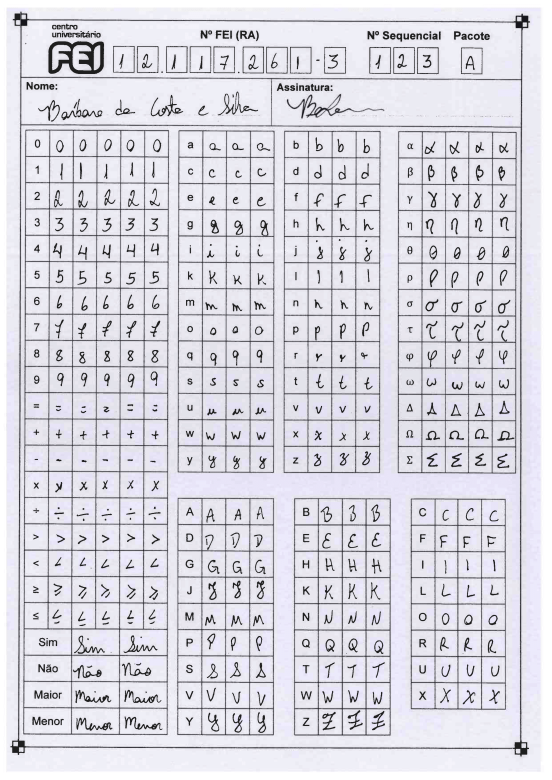
#> input picture database_files/exams/Atividades_Primeira_coleta_dados/Atividades_escaneadas (1)-04.png, 1654 x 2338 px, given in place of NM7510_P3_pacote_C_2_sem_2019-43.png, which was not available (shown at 1/3 size)
$ python VersaoFinal_3.py
#> lines starting #> are read from the running program, lines starting #| are printed output that depends on the picture; after the words box and inside, x2 and y2 are one past the last pixel; in counts of white or black regions, pixels touching at a corner belong together; pictures that were not available may be replaced by others from this repository, and a replacement may not be noted
import cv2
import numpy as np

img = cv2.imread("database_files/exams/NM7510_P3_C_2019_2/NM7510_P3_pacote_C_2_sem_2019-43.png",1)
#> img is the input picture: shape (2338, 1654, 3); mean B, G, R 224.2, 215.7, 216.8
gray_img = cv2.cvtColor(img, cv2.COLOR_BGR2GRAY)

template = cv2.imread('database_files/track_markers/template.png',cv2.IMREAD_GRAYSCALE)
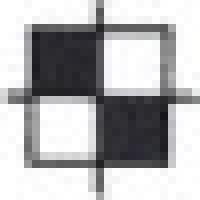
#> input picture database_files/track_markers/template.png, 25 x 25 px, found by its file name (shown 8 times larger)
#> template: shape (25, 25); min 21, max 255, mean 180.5
w, h = template.shape[::-1]
#> w = 25; h = 25

# find the first template within the image
result = cv2.matchTemplate(gray_img, template, cv2.TM_CCOEFF_NORMED)
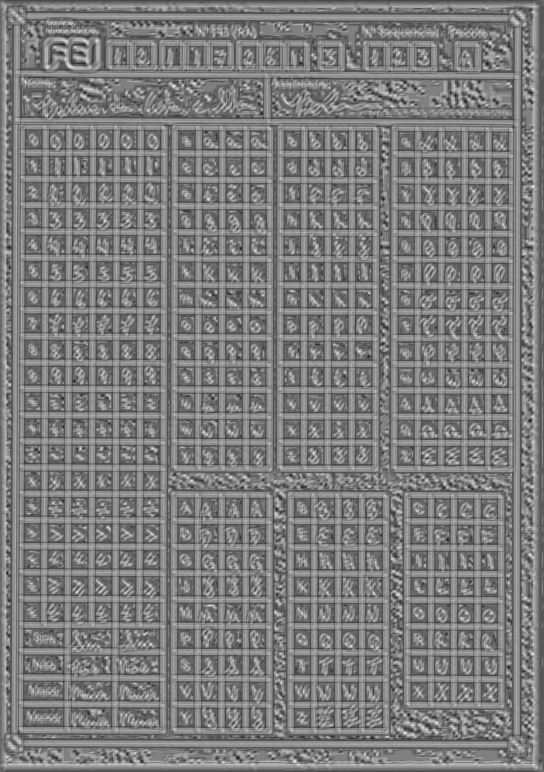
#> result: shape (2314, 1630) float32 (shown at 1/3 size); min -0.645, max 0.635, mean -0.0175; drawn with min black and max white
loc = np.where(result >= 0.659)
#> loc = (empty array, empty array)

# draw the marks and save their respective values
for rt in zip(*loc[::-1]):
    cv2.rectangle(img, rt, (rt[0] + w, rt[1] + h), (0, 255, 0), 3)
    if rt[0] < 300 and rt[1]<200:
        m1 = [rt[0],rt[1]]
    if rt[0] > 300 and rt[0] < 1600 and rt[1]<200:
        m2 = [rt[0],rt[1]]
    if rt[0] < 300 and rt[1] > 2000:
        m3 = [rt[0],rt[1]]
    if rt[0] > 300 and rt[0] < 1600 and rt[1]>2000:
        m4 = [rt[0],rt[1]]
    if rt[0] > 1600 and rt[0] < 3000 and rt[1]<200:
        m5 = [rt[0],rt[1]]
    if rt[0] > 3000 and rt[1]<200:
        m6 = [rt[0],rt[1]]
    if rt[0] > 1600 and rt[0] < 3000 and rt[1]>2000:
        m7 = [rt[0],rt[1]]
    if rt[0] > 3000 and rt[1]>2000:
        m8 = [rt[0],rt[1]]
#> this loop made 0 passes

template2 = cv2.imread('database_files/track_markers/template2.png',cv2.IMREAD_GRAYSCALE)
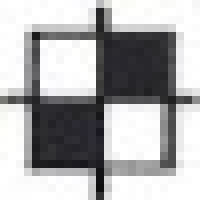
#> input picture database_files/track_markers/template2.png, 25 x 25 px, found by its file name (shown 8 times larger)
#> template2: shape (25, 25); min 14, max 255, mean 174.8
r, f = template2.shape[::-1]
#> r = 25; f = 25

# find the second template within the image
result2 = cv2.matchTemplate(gray_img, template2, cv2.TM_CCOEFF_NORMED)
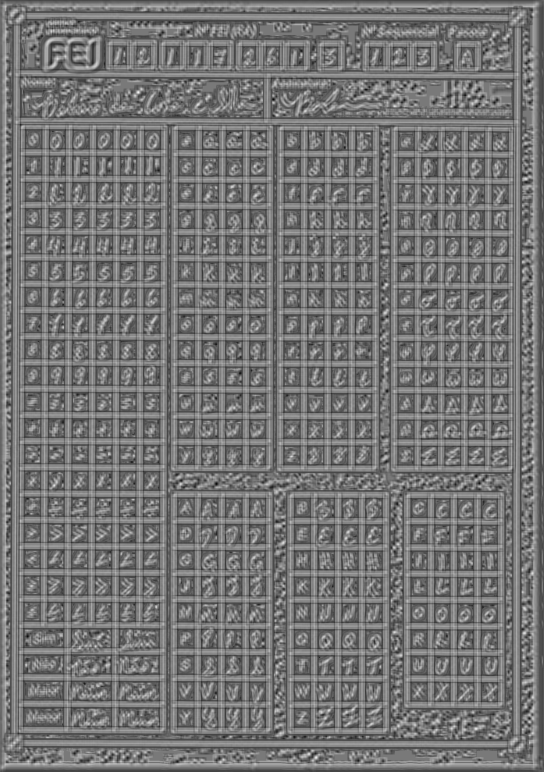
#> result2: shape (2314, 1630) float32 (shown at 1/3 size); min -0.601, max 0.663, mean -0.018; drawn with min black and max white
loc2 = np.where(result2 >= 0.659)
#> loc2 = ([277], [414])

# draw the marks and save their respective values
for pt in zip(*loc2[::-1]):
    cv2.rectangle(img, pt, (pt[0] + r, pt[1] + f), (0, 255, 0), 3)
    if pt[0] < 300 and pt[1]<200:
        m1 = [pt[0],pt[1]]
    if pt[0] > 300 and pt[0] < 1600 and pt[1]<200:
        m2 = [pt[0],pt[1]]
    if pt[0] < 300 and pt[1] > 2000:
        m3 = [pt[0],pt[1]]
    if pt[0] > 300 and pt[0] < 1600 and pt[1]>2000:
        m4 = [pt[0],pt[1]]
    if pt[0] > 1600 and pt[0] < 3000 and pt[1]<200:
        m5 = [pt[0],pt[1]]
    if pt[0] > 3000 and pt[1]<200:
        m6 = [pt[0],pt[1]]
    if pt[0] > 1600 and pt[0] < 3000 and pt[1]>2000:
        m7 = [pt[0],pt[1]]
    if pt[0] > 3000 and pt[1]>2000:
        m8 = [pt[0],pt[1]]
#> this loop made 1 pass
#> pt on pass 1: (414, 277)
#> img: shape (2338, 1654, 3); 0.01% of pixels changed, all inside (x1, y1, x2, y2) = (412, 275, 442, 305)

#print("m1: [{0},{1}]\nm2: [{2},{3}]\nm3: [{4},{5}]\nm4: [{6},{7}]".format(m1[0], m1[1], m2[0], m2[1], m3[0], m3[1], m4[0], m4[1]))
#print("m5: [{0},{1}]\nm6: [{2},{3}]\nm7: [{4},{5}]\nm8: [{6},{7}]".format(m5[0], m5[1], m6[0], m6[1], m7[0], m7[1], m8[0], m8[1]))

#list the X and Y for each page
#> (the run stopped early here; a loop or call above may not have finished)
